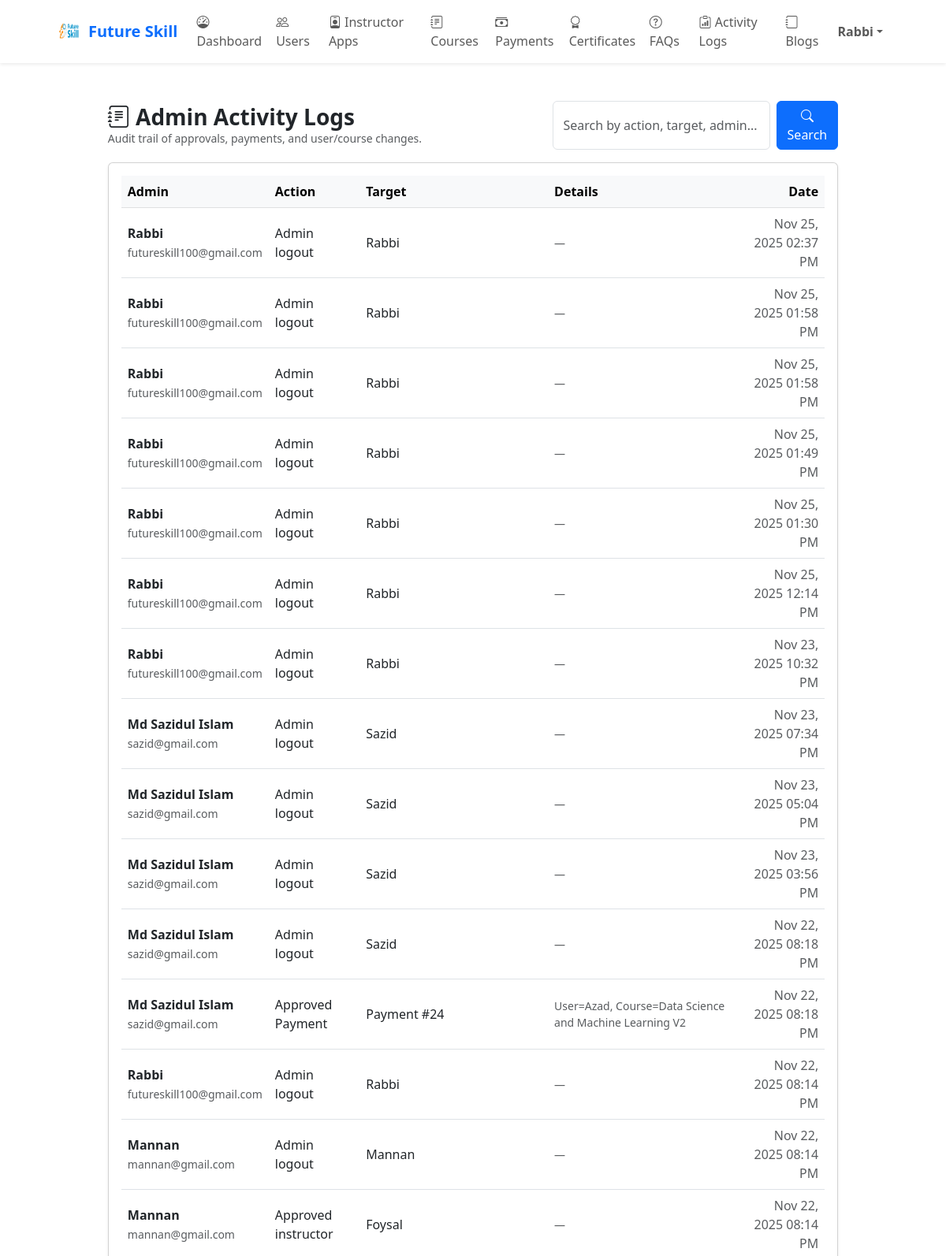
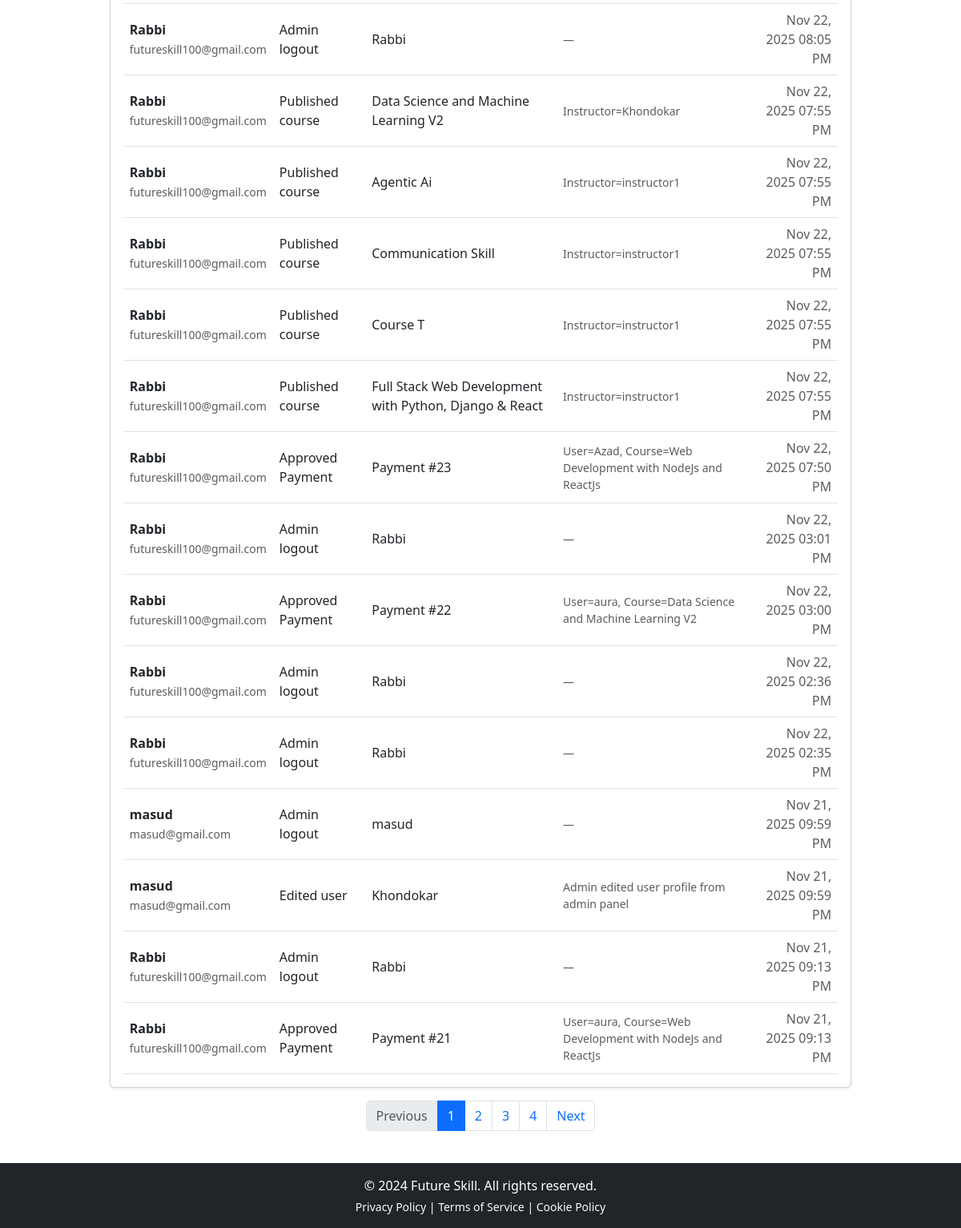
The app's page /admin-panel/logs/ (signed in) with its own data (2 pictures, top to bottom).
### apps/accounts/models.py (models this page shows, shortened)
class User(AbstractUser):
    STUDENT = "student"
    INSTRUCTOR = "instructor"
    ADMIN = "admin"
    LEARNER = "learner"
    ROLE_CHOICES = (
        (STUDENT, "Student"),
        (INSTRUCTOR, "Instructor"),
        (ADMIN, "Admin"),
    )
    role = models.CharField(
        max_length=20,
        choices=ROLE_CHOICES,
        default=STUDENT,
    )
    avatar = models.ImageField(upload_to="avatars/", null=True, blank=True)
    is_approved = models.BooleanField(default=False)

### apps/admin_tools/models.py (models this page shows, shortened)
class AdminActionLog(models.Model):
    admin = models.ForeignKey(
        settings.AUTH_USER_MODEL,
        on_delete=models.CASCADE,
        related_name="admin_actions",
    )
    action_type = models.CharField(max_length=100)
    target_object = models.CharField(max_length=255)
    details = models.TextField(blank=True)
    created_at = models.DateTimeField(auto_now_add=True)
    class Meta:
        ordering = ["-created_at"]

### apps/admin_tools/views.py (the view, shortened to what this page needs)
# urls.py: path("logs/", views.admin_logs, name="admin_logs"),
@admin_required
def admin_logs(request):
    q = request.GET.get("q", "").strip()
    qs = AdminActionLog.objects.all().order_by("-created_at")
    paginator = Paginator(qs, 30)
    page = request.GET.get("page", 1)
    logs_page = paginator.get_page(page)
    context = {
        "page_obj": logs_page,
        "query": q,
    }
    return render(request, "admin_tools/admin_logs.html", context)

### apps/admin_tools/views.py (called while the page is built)
def is_admin(user):
    return user.is_authenticated and user.role == "admin"

### apps/core/context_processors.py (called while the page is built, shortened)
def user_role_context(request):
    user = getattr(request, "user", None)
    role = getattr(user, "role", None)
    is_student = role in ("student", "learner")
    is_instructor = role == "instructor"
    is_admin = role == "admin" or getattr(user, "is_staff", False)
    return {
        "user_role": role,
        "is_student_user": is_student,
        "is_instructor_user": is_instructor,
        "is_admin_user": is_admin,
    }

### templates/admin_tools/admin_logs.html (shortened to what this page needs)
{% extends "base.html" %}
{% load static %}
{% block content %}
<div class="container mt-4">
  <div class="d-flex justify-content-between align-items-center mb-3 flex-wrap gap-2">
    <div>
      <h3 class="fw-bold mb-0"><i class="bi bi-journal-text"></i> Admin Activity Logs</h3>
      <p class="text-muted small mb-0">Audit trail of approvals, payments, and user/course changes.</p>
    </div>
    <form method="get" class="d-flex" role="search">
      <input type="text" name="q" value="{{ query }}" placeholder="Search by action, target, admin..." class="form-control me-2">
      <button class="btn btn-primary"><i class="bi bi-search"></i> Search</button>
    </form>
  </div>
  <div class="card shadow-sm">
    <div class="card-body table-responsive">
      <table class="table table-hover align-middle mb-0">
        <thead class="table-light">
          <tr>
            <th>Admin</th>
            <th>Action</th>
            <th>Target</th>
            <th>Details</th>
            <th class="text-end">Date</th>
          </tr>
        </thead>
        <tbody>
          {% for log in page_obj.object_list %}
            <tr>
              <td>
                <strong>{{ log.admin.get_full_name|default:log.admin.username }}</strong><br>
                <small class="text-muted">{{ log.admin.email|default:"" }}</small>
              </td>
              <td>{{ log.action_type }}</td>
              <td>{{ log.target_object|default:"—" }}</td>
              <td class="text-muted small">{{ log.details|default:"—"|truncatewords:20 }}</td>
              <td class="text-end text-muted">{{ log.created_at|date:"M d, Y h:i A" }}</td>
            </tr>
          {% empty %}
            <tr><td colspan="5" class="text-center text-muted py-4">No admin actions recorded yet.</td></tr>
          {% endfor %}
        </tbody>
      </table>
    </div>
  </div>
  {% if page_obj.has_other_pages %}
    <nav class="mt-3">
      <ul class="pagination justify-content-center">
        {% if page_obj.has_previous %}
          <li class="page-item"><a class="page-link" href="?page={{ page_obj.previous_page_number }}&q={{ query }}">Previous</a></li>
        {% else %}
          <li class="page-item disabled"><span class="page-link">Previous</span></li>
        {% endif %}
        {% for num in page_obj.paginator.page_range %}
          {% if page_obj.number == num %}
            <li class="page-item active"><span class="page-link">{{ num }}</span></li>
          {% else %}
            <li class="page-item"><a class="page-link" href="?page={{ num }}&q={{ query }}">{{ num }}</a></li>
          {% endif %}
        {% endfor %}
        {% if page_obj.has_next %}
          <li class="page-item"><a class="page-link" href="?page={{ page_obj.next_page_number }}&q={{ query }}">Next</a></li>
        {% else %}
          <li class="page-item disabled"><span class="page-link">Next</span></li>
        {% endif %}
      </ul>
    </nav>
  {% endif %}
</div>
{% endblock %}

### templates/partials/header_admin.html (shortened to what this page needs)
{% load static %}
<nav class="navbar navbar-expand-lg navbar-light bg-white shadow-sm sticky-top">
  <div class="container">
    <a class="navbar-brand d-flex align-items-center fw-bold" href="{% url 'admin_tools:dashboard' %}">
      <img src="{% static 'images/logo.png' %}" width="32" height="32" class="me-2" alt="Future Skill">
      <span class="text-primary">Future Skill</span>
    </a>
    <div class="collapse navbar-collapse" id="adminTopNav">
      <ul class="navbar-nav me-auto">
        <li class="nav-item"><a class="nav-link" href="{% url 'admin_tools:dashboard' %}"><i class="bi bi-speedometer"></i> Dashboard</a></li>
        <li class="nav-item"><a class="nav-link" href="{% url 'admin_tools:user_management_list' %}"><i class="bi bi-people"></i> Users</a></li>
        <li class="nav-item"><a class="nav-link" href="{% url 'admin_tools:instructor_applications' %}"><i class="bi bi-person-badge"></i> Instructor Apps</a></li>
        <li class="nav-item"><a class="nav-link" href="{% url 'admin_tools:admin_course_list' %}"><i class="bi bi-journal-text"></i> Courses</a></li>
        <li class="nav-item"><a class="nav-link" href="{% url 'payments:admin_payments' %}"><i class="bi bi-cash-stack"></i> Payments</a></li>
        <li class="nav-item"><a class="nav-link" href="{% url 'admin_tools:certificate_list' %}"><i class="bi bi-award"></i> Certificates</a></li>
        <li class="nav-item"><a class="nav-link" href="{% url 'admin_tools:faq_manage' %}"><i class="bi bi-question-circle"></i> FAQs</a></li>
        <li class="nav-item"><a class="nav-link" href="{% url 'admin_tools:admin_logs' %}"><i class="bi bi-clipboard-data"></i> Activity Logs</a></li>
        <li class="nav-item"><a class="nav-link" href="{% url 'admin_tools:blog_admin_list' %}"><i class="bi bi-journal"></i> Blogs</a></li>
      </ul>
      <ul class="navbar-nav ms-auto align-items-center">
        <li class="nav-item dropdown">
          <a class="nav-link dropdown-toggle fw-semibold" href="#" data-bs-toggle="dropdown">{{ request.user.get_full_name|default:request.user.username }}</a>
        </li>
      </ul>
    </div>
  </div>
</nav>

### templates/base.html (style rules this page uses)
.container, .container-fluid { max-width: 90% !important; margin-left: auto; margin-right: auto; }

### records on screen
User: user.get_full_name "Rabbi"
AdminActionLog: admin.get_full_name "Rabbi", admin.email "futureskill100@gmail.com", action_type "Admin logout", target_object "Rabbi", details "—", created_at "Nov 25, 2025 02:37 PM"
AdminActionLog: admin.get_full_name "Rabbi", admin.email "futureskill100@gmail.com", action_type "Admin logout", target_object "Rabbi", details "—", created_at "Nov 25, 2025 01:58 PM"
AdminActionLog: admin.get_full_name "Rabbi", admin.email "futureskill100@gmail.com", action_type "Admin logout", target_object "Rabbi", details "—", created_at "Nov 25, 2025 01:58 PM"
AdminActionLog: admin.get_full_name "Rabbi", admin.email "futureskill100@gmail.com", action_type "Admin logout", target_object "Rabbi", details "—", created_at "Nov 25, 2025 01:49 PM"
AdminActionLog: admin.get_full_name "Rabbi", admin.email "futureskill100@gmail.com", action_type "Admin logout", target_object "Rabbi", details "—", created_at "Nov 25, 2025 01:30 PM"
AdminActionLog: admin.get_full_name "Rabbi", admin.email "futureskill100@gmail.com", action_type "Admin logout", target_object "Rabbi", details "—", created_at "Nov 25, 2025 12:14 PM"
AdminActionLog: admin.get_full_name "Rabbi", admin.email "futureskill100@gmail.com", action_type "Admin logout", target_object "Rabbi", details "—", created_at "Nov 23, 2025 10:32 PM"
AdminActionLog: admin.get_full_name "Md Sazidul Islam", admin.email "sazid@gmail.com", action_type "Admin logout", target_object "Sazid", details "—", created_at "Nov 23, 2025 07:34 PM"
AdminActionLog: admin.get_full_name "Md Sazidul Islam", admin.email "sazid@gmail.com", action_type "Admin logout", target_object "Sazid", details "—", created_at "Nov 23, 2025 05:04 PM"
AdminActionLog: admin.get_full_name "Md Sazidul Islam", admin.email "sazid@gmail.com", action_type "Admin logout", target_object "Sazid", details "—", created_at "Nov 23, 2025 03:56 PM"
AdminActionLog: admin.get_full_name "Md Sazidul Islam", admin.email "sazid@gmail.com", action_type "Admin logout", target_object "Sazid", details "—", created_at "Nov 22, 2025 08:18 PM"
AdminActionLog: admin.get_full_name "Md Sazidul Islam", admin.email "sazid@gmail.com", action_type "Approved Payment", target_object "Payment #24", details "User=Azad, Course=Data Science and Machine Learning V2", created_at "Nov 22, 2025 08:18 PM"
AdminActionLog: admin.get_full_name "Rabbi", admin.email "futureskill100@gmail.com", action_type "Admin logout", target_object "Rabbi", details "—", created_at "Nov 22, 2025 08:14 PM"
AdminActionLog: admin.get_full_name "Mannan", admin.email "mannan@gmail.com", action_type "Admin logout", target_object "Mannan", details "—", created_at "Nov 22, 2025 08:14 PM"
AdminActionLog: admin.get_full_name "Mannan", admin.email "mannan@gmail.com", action_type "Approved instructor", target_object "Foysal", details "—", created_at "Nov 22, 2025 08:14 PM"
AdminActionLog: admin.get_full_name "Rabbi", admin.email "futureskill100@gmail.com", action_type "Admin logout", target_object "Rabbi", details "—", created_at "Nov 22, 2025 08:05 PM"
AdminActionLog: admin.get_full_name "Rabbi", admin.email "futureskill100@gmail.com", action_type "Published course", target_object "Data Science and Machine Learning V2", details "Instructor=Khondokar", created_at "Nov 22, 2025 07:55 PM"
AdminActionLog: admin.get_full_name "Rabbi", admin.email "futureskill100@gmail.com", action_type "Published course", target_object "Agentic Ai", details "Instructor=instructor1", created_at "Nov 22, 2025 07:55 PM"
AdminActionLog: admin.get_full_name "Rabbi", admin.email "futureskill100@gmail.com", action_type "Published course", target_object "Communication Skill", details "Instructor=instructor1", created_at "Nov 22, 2025 07:55 PM"
AdminActionLog: admin.get_full_name "Rabbi", admin.email "futureskill100@gmail.com", action_type "Published course", target_object "Course T", details "Instructor=instructor1", created_at "Nov 22, 2025 07:55 PM"
AdminActionLog: admin.get_full_name "Rabbi", admin.email "futureskill100@gmail.com", action_type "Published course", target_object "Full Stack Web Development with Python, Django & React", details "Instructor=instructor1", created_at "Nov 22, 2025 07:55 PM"
AdminActionLog: admin.get_full_name "Rabbi", admin.email "futureskill100@gmail.com", action_type "Approved Payment", target_object "Payment #23", details "User=Azad, Course=Web Development with NodeJs and ReactJs", created_at "Nov 22, 2025 07:50 PM"
AdminActionLog: admin.get_full_name "Rabbi", admin.email "futureskill100@gmail.com", action_type "Admin logout", target_object "Rabbi", details "—", created_at "Nov 22, 2025 03:01 PM"
AdminActionLog: admin.get_full_name "Rabbi", admin.email "futureskill100@gmail.com", action_type "Approved Payment", target_object "Payment #22", details "User=aura, Course=Data Science and Machine Learning V2", created_at "Nov 22, 2025 03:00 PM"
AdminActionLog: admin.get_full_name "Rabbi", admin.email "futureskill100@gmail.com", action_type "Admin logout", target_object "Rabbi", details "—", created_at "Nov 22, 2025 02:36 PM"
AdminActionLog: admin.get_full_name "Rabbi", admin.email "futureskill100@gmail.com", action_type "Admin logout", target_object "Rabbi", details "—", created_at "Nov 22, 2025 02:35 PM"
AdminActionLog: admin.get_full_name "masud", admin.email "masud@gmail.com", action_type "Admin logout", target_object "masud", details "—", created_at "Nov 21, 2025 09:59 PM"
AdminActionLog: admin.get_full_name "masud", admin.email "masud@gmail.com", action_type "Edited user", target_object "Khondokar", details "Admin edited user profile from admin panel", created_at "Nov 21, 2025 09:59 PM"
AdminActionLog: admin.get_full_name "Rabbi", admin.email "futureskill100@gmail.com", action_type "Admin logout", target_object "Rabbi", details "—", created_at "Nov 21, 2025 09:13 PM"
AdminActionLog: admin.get_full_name "Rabbi", admin.email "futureskill100@gmail.com", action_type "Approved Payment", target_object "Payment #21", details "User=aura, Course=Web Development with NodeJs and ReactJs", created_at "Nov 21, 2025 09:13 PM"

### other values on screen
{{ num }} "1"
{{ num }} "2" "3" "4"
{{ now.year|default:"2024" }} "2024"
